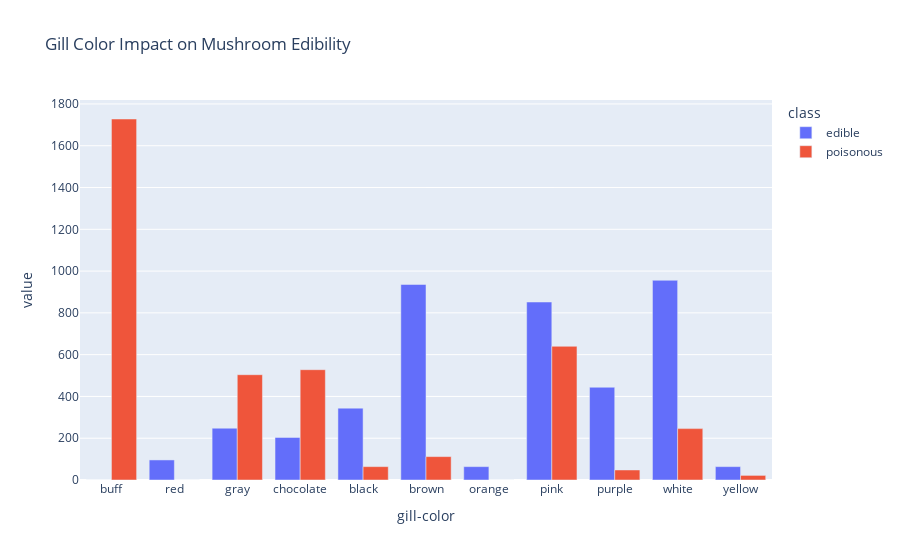

Notebook code cell kept with this figure:
### Markdown cell above
### 8. Impact of Gill Color on Edibility

### Code cell
gill_color_class = pd.crosstab(df['gill-color'], df['class'])
gill_color_class.index = gill_color_class.index.map({'k': 'black', 'n': 'brown', 'g': 'gray', 'p': 'pink', 'w': 'white', 'h': 'chocolate', 'u': 'purple', 'e': 'red', 'b': 'buff', 'y': 'yellow', 'o': 'orange'})
gill_color_class.columns = gill_color_class.columns.map({'e': 'edible', 'p': 'poisonous'})
fig = px.bar(gill_color_class, barmode='group', title='Gill Color Impact on Mushroom Edibility')
fig.show()

### Figure 1 — Plotly figure (JSON) as saved in the notebook; plotly's stock layout.template omitted (floating-point values rounded to 4 significant figures)
{"data": [{"alignmentgroup": "True", "hovertemplate": "class=edible<br>gill-color=%{x}<br>value=%{y}<extra></extra>", "legendgroup": "edible", "marker": {"color": "#636efa", "pattern": {"shape": ""}}, "name": "edible", "offsetgroup": "edible", "orientation": "v", "showlegend": true, "textposition": "auto", "type": "bar", "x": ["buff", "red", "gray", "chocolate", "black", "brown", "orange", "pink", null, "purple", "white", "yellow"], "xaxis": "x", "y": [0, 96, 248, 204, 344, 936, 64, 852, 0, 444, 956, 64], "yaxis": "y"}, {"alignmentgroup": "True", "hovertemplate": "class=poisonous<br>gill-color=%{x}<br>value=%{y}<extra></extra>", "legendgroup": "poisonous", "marker": {"color": "#EF553B", "pattern": {"shape": ""}}, "name": "poisonous", "offsetgroup": "poisonous", "orientation": "v", "showlegend": true, "textposition": "auto", "type": "bar", "x": ["buff", "red", "gray", "chocolate", "black", "brown", "orange", "pink", null, "purple", "white", "yellow"], "xaxis": "x", "y": [1728, 0, 504, 528, 64, 112, 0, 640, 24, 48, 246, 22], "yaxis": "y"}], "layout": {"barmode": "group", "legend": {"title": {"text": "class"}, "tracegroupgap": 0}, "title": {"text": "Gill Color Impact on Mushroom Edibility"}, "xaxis": {"anchor": "y", "domain": [0, 1], "title": {"text": "gill-color"}}, "yaxis": {"anchor": "x", "domain": [0, 1], "title": {"text": "value"}}}}
